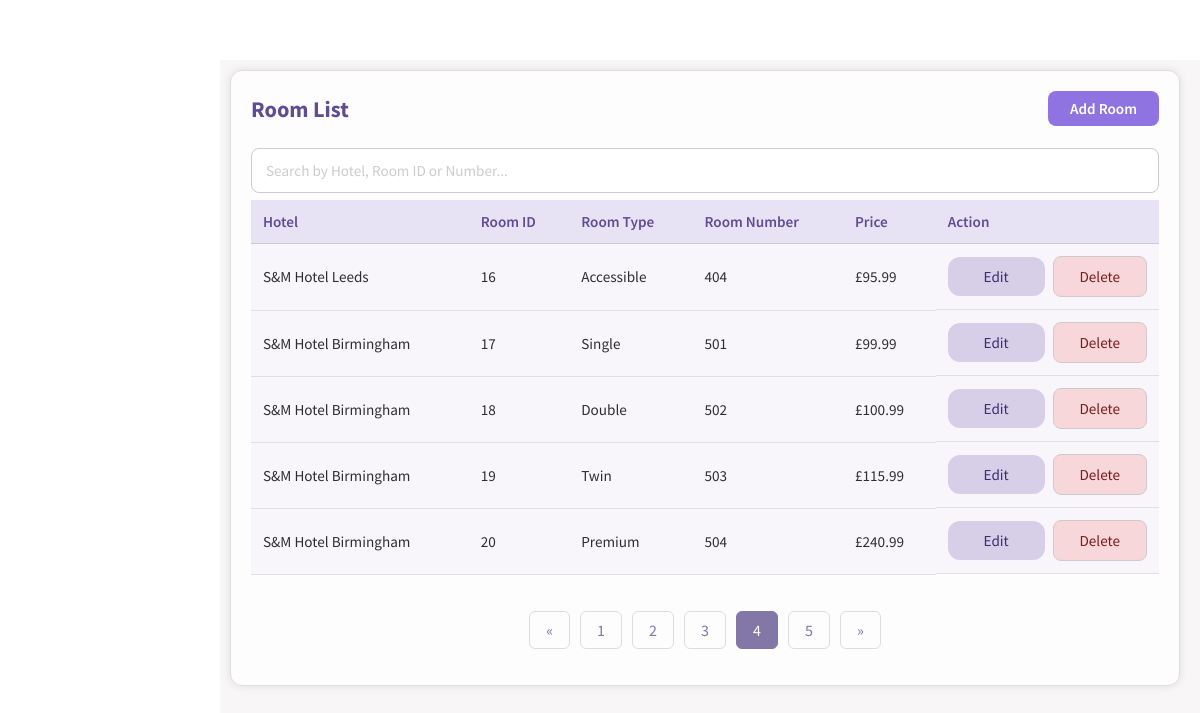
Screenshot of /room.php?page=4 (signed in) with the database file from the repository.
### tables this page shows
CREATE TABLE ROOM(
ROOM_ID INTEGER NOT NULL PRIMARY KEY AUTOINCREMENT,
ROOM_NO INTEGER NOT NULL,
ROOM_TYPE_ID INTEGER NOT NULL,
PRICE DOUBLE(2) NOT NULL,
HOTEL_ID INTEGER NOT NULL,
FOREIGN KEY (ROOM_TYPE_ID) REFERENCES ROOM_TYPE(ROOM_TYPE_ID) ON DELETE CASCADE ON UPDATE CASCADE,
FOREIGN KEY (HOTEL_ID) REFERENCES HOTEL(HOTEL_ID) ON DELETE CASCADE ON UPDATE CASCADE
);

CREATE TABLE HOTEL(
HOTEL_ID INTEGER NOT NULL PRIMARY KEY AUTOINCREMENT,
HOTEL_NAME TEXT NOT NULL,
HOTEL_ADDRESS TEXT NOT NULL,
CITY TEXT NOT NULL,
POSTCODE TEXT NOT NULL,
HOTEL_TELNO TEXT NOT NULL UNIQUE,
HOTEL_EMAIL TEXT NOT NULL UNIQUE
);

CREATE TABLE ROOM_TYPE(
ROOM_TYPE_ID INTEGER  NOT NULL PRIMARY KEY AUTOINCREMENT,
ROOM_TYPE_NAME TEXT NOT NULL,
ROOM_TYPE_DESCRIPTION TEXT NOT NULL
);

### functions.php (the view, shortened to what this page needs)
<?php
function createDB()
{
    $db = new SQLite3('hotelSQL.db');
    $db->exec("PRAGMA foreign_keys = ON");
    return $db;
}
function RoomList($editingId = null, $limit = null, $offset = null)
{
    $db = createDB();
    $select_query = "SELECT * FROM ROOM r
        INNER JOIN HOTEL h ON (r.HOTEL_ID = h.HOTEL_ID)
        INNER JOIN ROOM_TYPE rt ON (r.ROOM_TYPE_ID = rt.ROOM_TYPE_ID)
        ORDER BY HOTEL_ID ASC
    ";
    $select_query = applyPagination($select_query, $limit, $offset);
    $result = $db->query($select_query);
    while ($row = $result->fetchArray(SQLITE3_ASSOC)) {
        if ($editingId == $row['ROOM_ID']) {
            echo "<tr><form method='post'>";
            echo "<td>";
            HotelDropdown($row['HOTEL_ID']);
            echo "</td>";
            echo "<td>" . $row['ROOM_ID'] . "</td>";
            echo "<input type='hidden' name='room-id' value='" . $row['ROOM_ID'] . "'>";
            echo "<td>";
            RoomTypeDropdown('room-type-id', $row['ROOM_TYPE_ID']);
            echo "</td>";
            echo "<td>
                    <input type='number' name='room-number'
                           value='" . htmlspecialchars($row['ROOM_NO']) . "' required>
                  </td>";
            echo "<td>
                    <input type='number' step='0.01' name='room-price'
                           value='" . htmlspecialchars($row['PRICE']) . "' required>
                  </td>";
            echo "<td>
                    <input type='submit' class='submit-btn' name='save' value='Save'>
                    <input type='submit' class='delete-button-in-list' name='cancel' value='Cancel'>
                  </td>";
            echo "</form></tr>";
        } else {
            echo "<form method='post'><tr>";
            echo "<td>" . $row['HOTEL_NAME'] . "</td>";
            echo "<td>" . $row['ROOM_ID'] . "</td>";
            echo "<td>" . $row['ROOM_TYPE_NAME'] . "</td>";
            echo "<td>" . $row['ROOM_NO'] . "</td>";
            echo "<td>" . "£" . number_format($row['PRICE'], 2, '.', '') . "</td>";
            echo "<td>
                <input type='hidden' name='room-id' value='" . $row['ROOM_ID'] . "'>
                <input type='submit' class='edit-button-in-list' name='edit' value='Edit'>
                <input type='button' class='delete-button-in-list' name='delete' value='Delete'>
            </td>";
            echo "</tr></form>";
        }
    }
}
function applyPagination($sql, $limit, $offset)
{
    if ($limit !== null && $offset !== null) {
        $limit = (int) $limit;
        $offset = (int) $offset;
        $sql .= " LIMIT $limit OFFSET $offset";
    }
    return $sql;
}
?>

### style.css (style rules this page uses)
html, body { margin: 0; padding: 0; box-sizing: border-box; }
*, *::before, *::after { box-sizing: inherit; }
* { font-family: "Source Sans Pro", Helvetica, sans-serif; }
input::placeholder { color: #ccc; }
.base-table td { padding: 12px; border-bottom: 1px solid #e0e0e0; }
.base-table td:last-child { display: flex; justify-content: flex-start; align-items: center; gap: 8px; }
.base-table tr:nth-child(even) { background-color: #f8f6fb; }
.add-container input { padding: 10px; border: 1px solid #ccc; border-radius: 8px; font-size: 0.95rem; background-color: #fff; transition: border-color 0.3s, box-shadow 0.3s; }
.add-container td input[type="submit"] { padding: 10px 28px; border: none; border-radius: 12px; font-size: 0.95rem; font-weight: 500; cursor: pointer; }
.add-container .edit-button-in-list { background-color: #d7cfe8; color: #3b2d75; }
.add-container .delete-button-in-list { background-color: #f8d7da; color: #7a1c1c; }
.base-form input, .add-container input, .add-container select, .base-form select { width: 50%; max-width: 100%; }
.edit-button-in-list, .delete-button-in-list { cursor: pointer; }

### rows the page displays
room: HOTEL_ID.HOTEL_NAME "S&M Hotel Leeds", ROOM_ID "16", ROOM_TYPE_ID.ROOM_TYPE_NAME "Accessible", ROOM_NO "404", PRICE "95.99"
room: HOTEL_ID.HOTEL_NAME "S&M Hotel Birmingham", ROOM_ID "17", ROOM_TYPE_ID.ROOM_TYPE_NAME "Single", ROOM_NO "501", PRICE "99.99"
room: HOTEL_ID.HOTEL_NAME "S&M Hotel Birmingham", ROOM_ID "18", ROOM_TYPE_ID.ROOM_TYPE_NAME "Double", ROOM_NO "502", PRICE "100.99"
room: HOTEL_ID.HOTEL_NAME "S&M Hotel Birmingham", ROOM_ID "19", ROOM_TYPE_ID.ROOM_TYPE_NAME "Twin", ROOM_NO "503", PRICE "115.99"
room: HOTEL_ID.HOTEL_NAME "S&M Hotel Birmingham", ROOM_ID "20", ROOM_TYPE_ID.ROOM_TYPE_NAME "Premium", ROOM_NO "504", PRICE "240.99"
